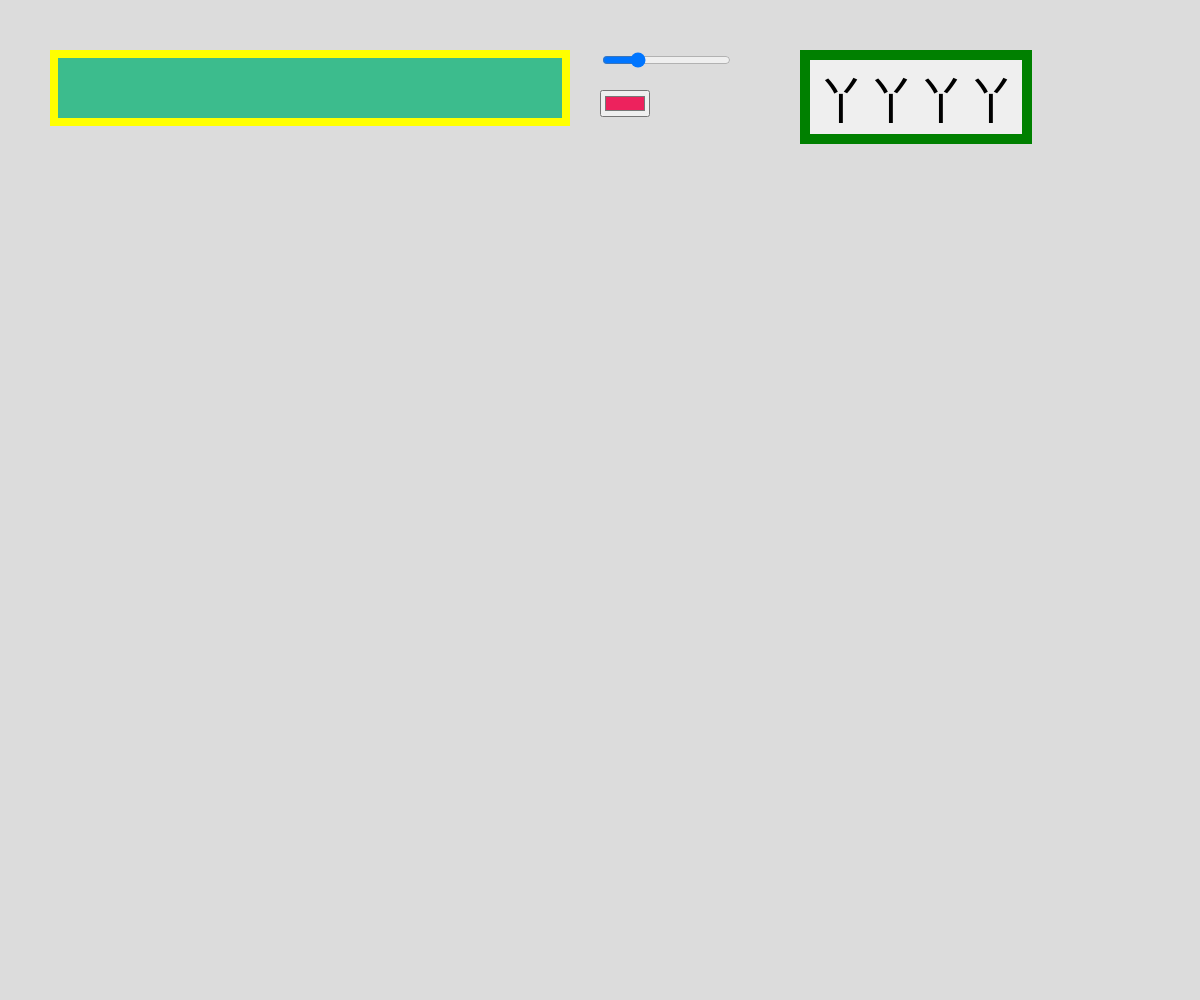
Frame 1 (no input)
Frame 60 (no input): identical to frame 1, image omitted
Frame 120 (the mouse pressed at the canvas centre since frame 60): identical to frame 1, image omitted

The p5.js sketch that drew this single still picture (run headless with seeded random() and noise() and a simulated clock; from frame 60 on, the mouse is pressed at the canvas centre):

// p5.js sketch
// ── sketch.js
function setup() {
  createCanvas(windowWidth, windowHeight);
  //產生一文字框
  inputElement = createInput("") //新增一文字框
  inputElement.position(50,50) //把文字框放在(50,50)
  inputElement.style("font-size","50px") //文字大小
  inputElement.style("color","#ffff00") //文字顏色
  inputElement.style("background-color","#3CBC8D") //文字框背景顏色
  inputElement.style("width","500px")
  inputElement.style("border","8px solid #ffff00") //框線大小、實心、顏色
  //滑桿設定
  sliderElement = createSlider(10,50,20,0.1) //最小值10，最大值50，起始值20，每滑一步0.1
  sliderElement.position(600,50) //把滑桿放到座標(600,50)
  //按鈕
  btnElement = createButton("丫丫丫丫")
  btnElement.position(800,50)
  btnElement.style("font-size","50px")
  btnElement.style("border","10px solid #ffff00")
  btnElement.style("border-color","green")
  btnElement.mousePressed(goCrazy)
  //顏色選擇器
  colorPickerElement = createColorPicker("#ed225d") //設定顏色選擇器的預設顏色
  colorPickerElement.position(600,90)
}

var isCrazy = false
var randomValue=0
function goCrazy(){
  isCrazy = !isCrazy; // 切換瘋狂狀態
  if (!isCrazy) { // 如果不再處於瘋狂狀態，將 randomValue 重設為 0
    randomValue = 0;
    btnElement.html("停")
  } else { // 否則，設定 randomValue 為 10
    randomValue = 10;
    btnElement.html("丫丫丫丫")
  }
}

function draw() {
  background(220);
  txts = inputElement.value()
  fill(colorPickerElement.value())
  txt_width = sliderElement.value()
  //顯示的文字
  textSize(txt_width)
  //文字的寬度+10為間距
  textLength = textWidth(txts)+50
  for(y=210;y<height;y=y+txt_width+20){
    for(x=0;x<width;x=x+textLength){
      text(txts,x+random(-randomValue,randomValue),y+random(-randomValue,randomValue)) //把文字放在(x,y)
    }
  }
}
